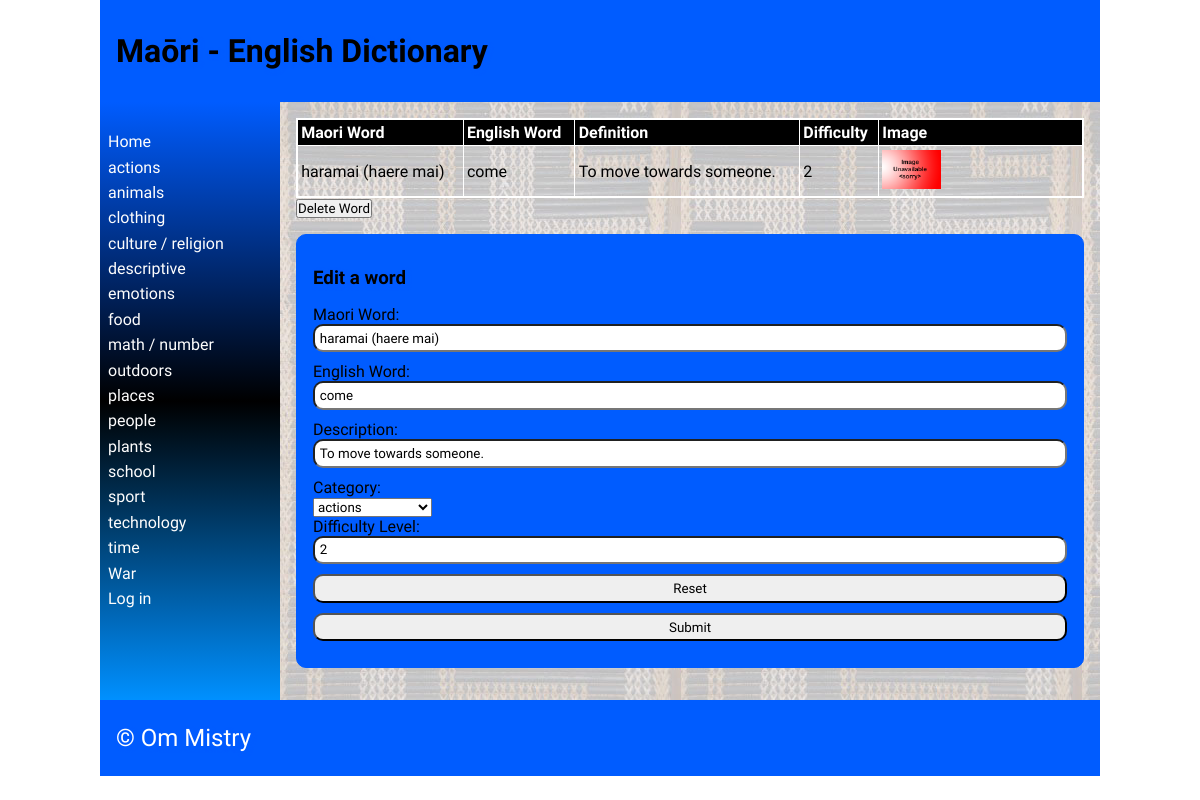
Before: /detail/1 with the older database file.
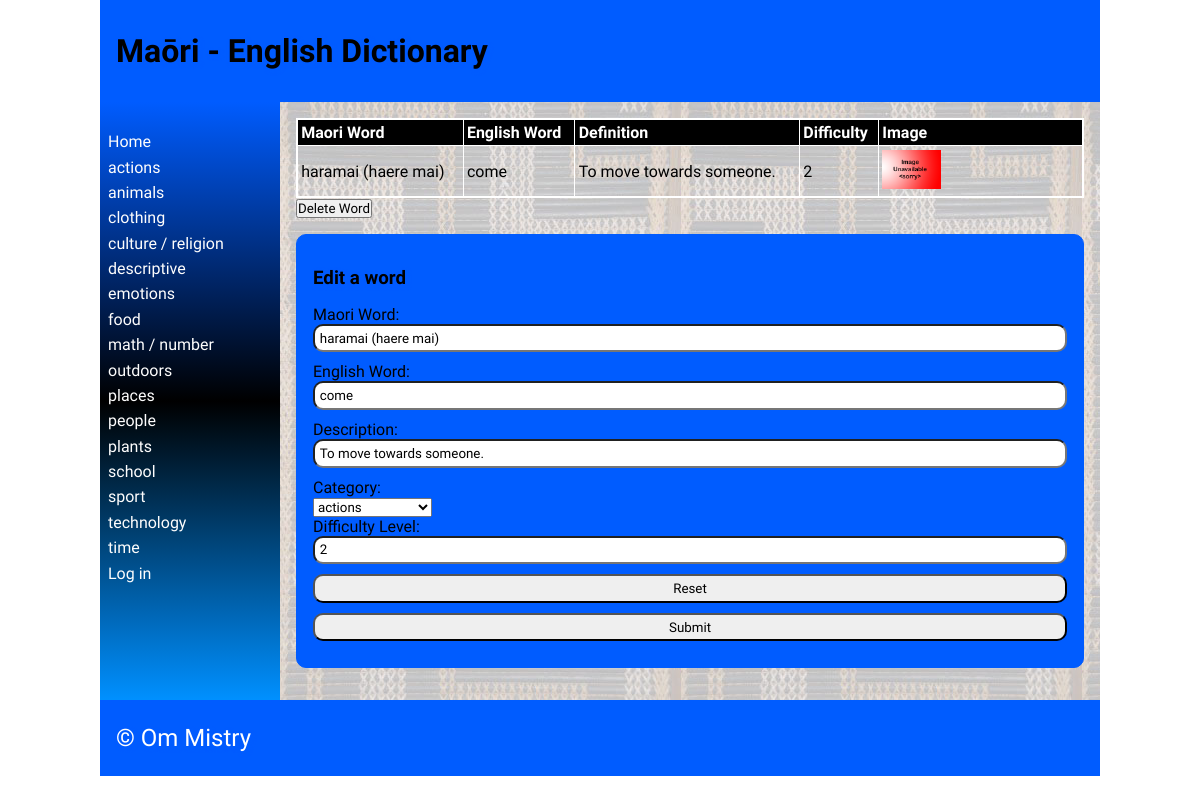
After: the same page with the newer database file.
### tables this page shows
CREATE TABLE "category"
(
	id INTEGER
		constraint category_pk
			primary key autoincrement,
	category_name varchar(69) not null
);

CREATE TABLE "words"
(
	maori varchar(69),
	english varchar(69),
	category integer,
	definition varchar(100),
	levels integer,
	images varchar(69),
	id integer
		constraint words_pk
			primary key autoincrement,
	date_added integer default 0
, user_id integer);

### app.py (the view, shortened to what this page needs)
@app.route('/detail/<word_id>', methods=["POST", "GET"])
def render_detailpage(word_id):
    print(request.method)
    con = create_connection(DB_NAME)
    query = "SELECT id, maori, english, definition, levels, images FROM words WHERE id=?"
    cur = con.cursor()
    cur.execute(query, (word_id,))
    definition = cur.fetchall()[0]
    print(word_id)
    return render_template('detail.html', definition=definition, logged_in=is_logged_in(),
                           categories=fetch_categories(),
                           deleting=intention("delete"))

### app.py (called while the page is built)
def intention(button):
    if button in request.form:
        return True
    else:
        return False

def create_connection(db_file):
    try:
        connection = sqlite3.connect(db_file)
        return connection
    except Error as e:
        print(e)
    return None

def fetch_categories():
    con = create_connection(DB_NAME)
    query = "SELECT id, category_name FROM category"
    cur = con.cursor()
    cur.execute(query)
    categories = cur.fetchall()
    con.close()
    return categories

def is_logged_in():
    if session.get("email") is None:
        print("you are not logged in")
        return False
    else:
        print("you are logged in")
        return True

### templates/detail.html (shortened to what this page needs)
{% extends 'base.html' %}
{% block heading %}Maōri - English Dictionary{% endblock %}
{% block main %}
    <table>
        <tr>
            <th>Maori Word</th>
            <th>English Word</th>
            <th>Definition</th>
            <th>Difficulty</th>
            <th>Image</th>
        </tr>
        <tr>
            <td>{{ definition[1] }}</td>
            <td>{{ definition[2] }}</td>
            <td>{{ definition[3] }}</td>
            <td>{{ definition[4] }}</td>
            <td><img style="width:30%;" src="/static/images/{{ definition[5] }}"></td>
        </tr>
    </table>
<form method="POST">
    {% if deleting %}
        <div class="form-element">Are you sure?<input type="submit" name="delete_confirm" value="Yes">/<input type="submit" value="No"></div>
    {% else %}
    <div class="form-element">
         <input type="submit" name="delete" value="Delete Word">
    </div>
    </form>
{% endif %}
        <form class="dataForm" method="POST">
            <h3>Edit a word</h3>
        <div class="form-group">
            <div class="form-label"><label for="MaoriWord">Maori Word:</label></div>
            <div class="form-element"><input type="text" name="MaoriWord" id="MaoriWord" value="{{ definition[1] }}" required></div>
        </div>
        <div class="form-group">
            <div class="form-label"><label for="EnglishWord">English Word:</label></div>
            <div class="form-element"><input type="text" name="EnglishWord" id="EnglishWord" value="{{ definition[2] }}" required></div>
        </div>
        <div class="form-group">
            <div class="form-label"><label for="Definitions">Description:</label></div>
            <div class="form-element"><input type="text" name="Definitions" id="Definitions"  value="{{ definition[3] }}" required></div>
        </div>
        <div class="form-group">
                <div class="form-label"><label for="Category">Category:</label></div>
                <div class="form-element">
                    <select name="Category" id='Category'>
                        {% for category in categories %}
                            <option value="{{ category[0] }}">{{ category[1] }}</option>
                        {% endfor %}
                    </select>
                </div>
            </div>
            <div class="form-group">
            <div class="form-label"><label for="Difficulty Level">Difficulty Level:</label></div>
            <div class="form-element"><input type="number" name="Difficulty Level" id="Difficulty Level" min="1" max="10" step="1" value="{{ definition[4] }}" required></div>
        </div>
        <div class="form-group">
            <div class="form-element"><input type="reset"></div>
        </div>
        <div class="form-group">
            <div class="form-element"><input type="submit"></div>
        </div>
    </form>
{% endblock %}

### templates/base.html (shortened to what this page needs)
<!doctype html>
<html lang="en">
<head>
   <link href="{{ url_for('static', filename='css/style.css') }}" rel="stylesheet">
</head>
<body>
   <div id="container">
      <header>
         <h1>{% block heading %}{% endblock %}</h1>
      </header>
      <nav>
         <ul>
                <li><a href="\">Home</a></li>
                {% for category in categories %}
                <li><a href="/categories/{{ category[0] }}">{{category[1]}}</a></li>
                {% endfor %}
         <li>
             {% if logged_in %}<a href="/logout">Log out</a>{% else %}
             <a href="/login">Log in</a></li>{% endif %}
         </ul>
      </nav>
      <main>
            {% block main%}{% endblock %}
        </main>
      <footer>
         <p>
            &copy; Om Mistry
         </p>
      </footer>
   </div>
</body>
</html>

### static/css/style.css (style rules this page uses)
* { font-family: Comfortaa, sans-serif; margin: 0; padding: 0; box-sizing: border-box; }
#container { display: grid; grid-template-columns: 75px auto; grid-template-areas: 'nav header' 'main main' 'footer footer'; }
header { grid-area: header; background-color: #005cff; padding: 1rem; }
nav { grid-area: nav; }
main { grid-area: main; padding: 1rem; background-color: #005cff; }
h1, h2, h3, h4 { padding: 1rem 0; font-family: 'Suez One', serif; color: #000000; text-shadow: 2px 2px 4px #005cff; }
p { padding: 0.5rem 0; }
a { color: #ffffff; }
.dataForm { margin: 1rem 0; border: 1px solid #005cff; padding: 1rem; background-color: #005cff; border-radius: 10px; }
.dataForm input, textarea { width: 100%; border-radius: 10px; padding: 0.3rem; margin-bottom: 10px; }
table { width: 100%; border: 2px solid #ffffff; border-collapse: collapse; }
th, td { border: 1px solid #ffffff; padding: 0.2rem; text-align: left; }
th { background-color: #000000; color: #ffffff; }
footer { grid-area: footer; padding: 1rem; background-color: #005cff; }
footer p { color: #ffffff; text-shadow: 2px 2px 4px #005cff; font-size: 1.5rem; }
@media only screen and (min-width: 768px) { #container { grid-template-columns: 180px auto; grid-template-areas: 'header header' 'nav main' 'footer footer'; } }
@media only screen and (min-width: 768px) { nav { background: linear-gradient(180deg, rgb(0, 92, 255) 0%, rgb(0, 0, 0) 50%, rgb(0, 144, 255) 100%); padding: 0.5rem; } }
@media only screen and (min-width: 768px) { nav ul { list-style: none; } }
@media only screen and (min-width: 768px) { nav li { padding: 0.2rem 0; } }
@media only screen and (min-width: 768px) { nav a { color: #fdfdfd; text-decoration: none; } }
@media only screen and (min-width: 768px) { main { background-image: url('static/images/poutama.jpg'); } }
@media only screen and (min-width: 1000px) { #container { width: 1000px; margin: auto; } }

Changed rows visible on the page:
removed category: category_name "War"
